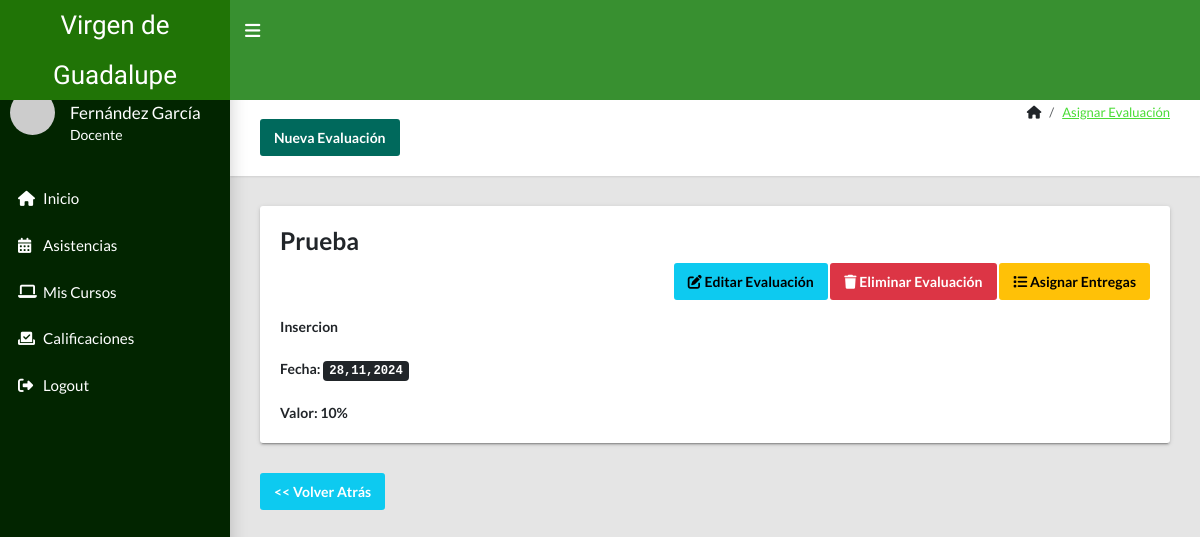
/profesor/evaluacion.php?curso=6&contenido=1 (signed in), run on the app's committed database.
### tables this page shows
CREATE TABLE `evaluaciones` (
  `evaluacion_id` int(11) NOT NULL,
  `nombre_evaluacion` varchar(100) NOT NULL,
  `descripcion` varchar(255) NOT NULL,
  `fecha` date NOT NULL,
  `porcentaje` varchar(100) NOT NULL,
  `contenido_id` int(11) NOT NULL
);

### profesor/evaluacion.php (the view, shortened to what this page needs)
<?php
if(!empty($_GET['curso']) || empty($_GET['contenido'])){
    $curso = $_GET['curso'];
    $contenido =$_GET['contenido'];
}else{
    header("location: profesor/");
}
require_once 'includes/header.php';
require_once '../includes/conexion.php';
$sql = "SELECT *,date_format(fecha, '%d,%m,%Y') as fecha FROM evaluaciones WHERE contenido_id = $contenido";
$query = $pdo->prepare($sql);
$query -> execute();
$row = $query ->rowCount();
?>
<main class="app-content">
      <div class="app-title">
        <div>
          <h1><i class="bi bi-speedometer"></i> Asignar Evaluación</h1>
          <button class="btn btn-primary" type="button" onclick="openModalEvaluacion()" style="margin-top: 20px;">Nueva Evaluación</button>
        </div>
        <ul class="app-breadcrumb breadcrumb">
          <li class="breadcrumb-item"><i class="fa-solid fa-house"></i></li>
          <li class="breadcrumb-item"><a href="#">Asignar Evaluación</a></li>
        </ul>
      </div>
      <div class="row">
      <?php if ($row > 0) {
        while ($data = $query->fetch()) { ?>
        <div class="col-md-12">
          <div class="tile">
          <div class="tile-body">
              <div class="title-title-w-btn">
                <h3 class="title"><?= $data['nombre_evaluacion'] ?></h3>
                <p class="col text-end">
                    <button class="btn btn-info icon-btn" onclick="editarEvaluacion(<?= $data['evaluacion_id']; ?>)"><i class="fa-solid fa-pen-to-square"></i> Editar Evaluación</button>
                    <button class="btn btn-danger icon-btn" onclick="eliminarEvaluacion(<?= $data['evaluacion_id']; ?>)"><i class="fa-solid fa-trash"></i> Eliminar Evaluación</button>
                    <a class="btn btn-warning icon-btn"
                      href="entregas.php?curso=<?= $curso ?>&contenido=<?= $data['contenido_id']; ?>&eva=<?= $data['evaluacion_id']; ?>">
                      <i class="fa-solid fa-list"></i> Asignar Entregas
                    </a>
                </p>
              </div>
              <div class="title-body">
                <b><?= $data['descripcion']; ?></b><br><br>
                <b>Fecha: <kbd><?= $data['fecha']; ?></kbd></b><br><br>
                <b>Valor: <?= $data['porcentaje']; ?></b>
              </div>
            </div>
          </div>
        </div>
        <?php }
      } ?>
      </div>
      <div class="">
        <a href="contenido.php?curso=<?= $curso ?>" class="btn btn-info text-white"><< Volver Atrás</a>
      </div>
    </main>
<?php
require_once 'includes/footer.php';
?>

### profesor/css/styleprof.css (style rules this page uses)
a { color: #49dc35; }

### data on the page
evaluaciones: nombre_evaluacion "Prueba", descripcion "Insercion", fecha "28,11,2024", porcentaje "10%"
